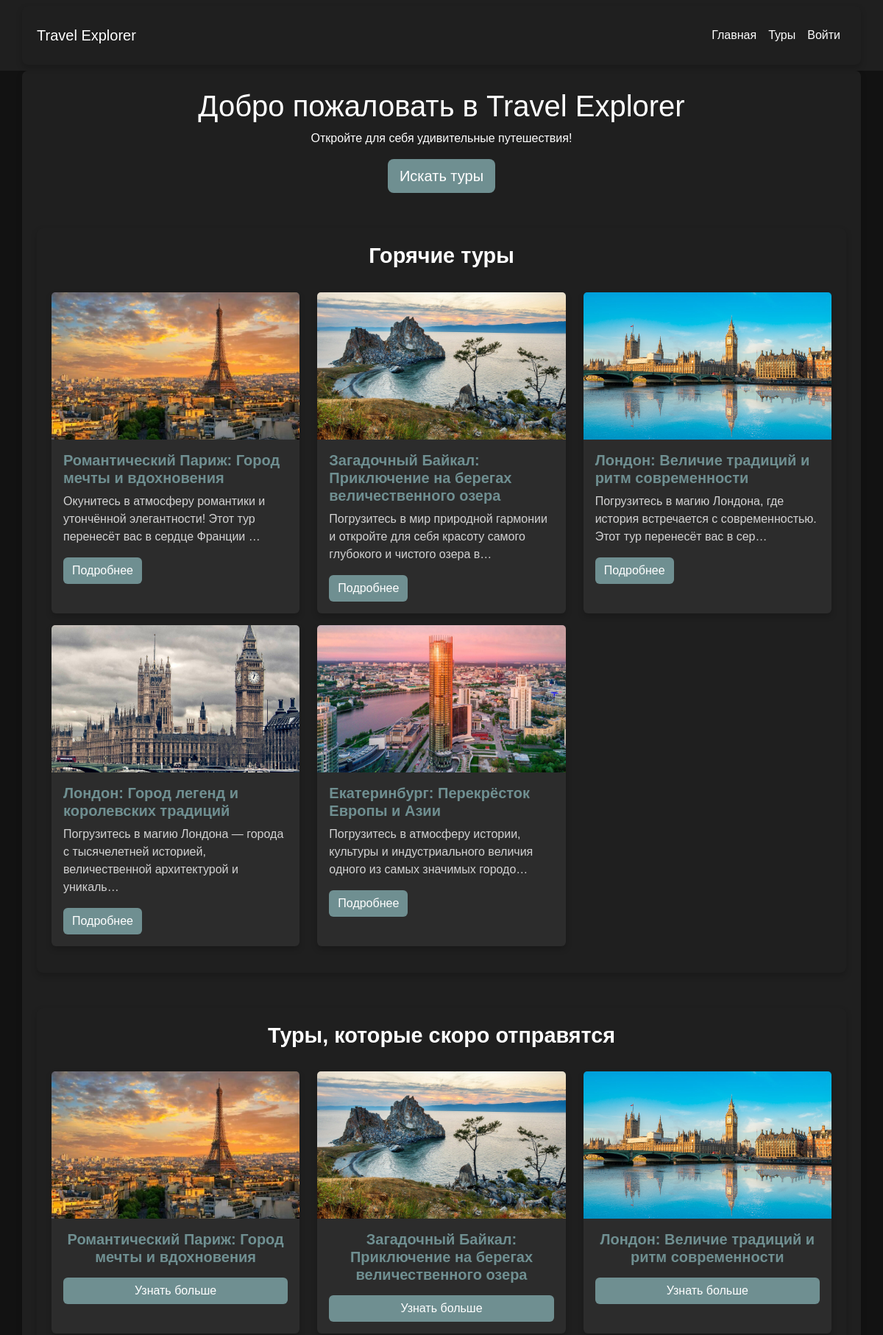
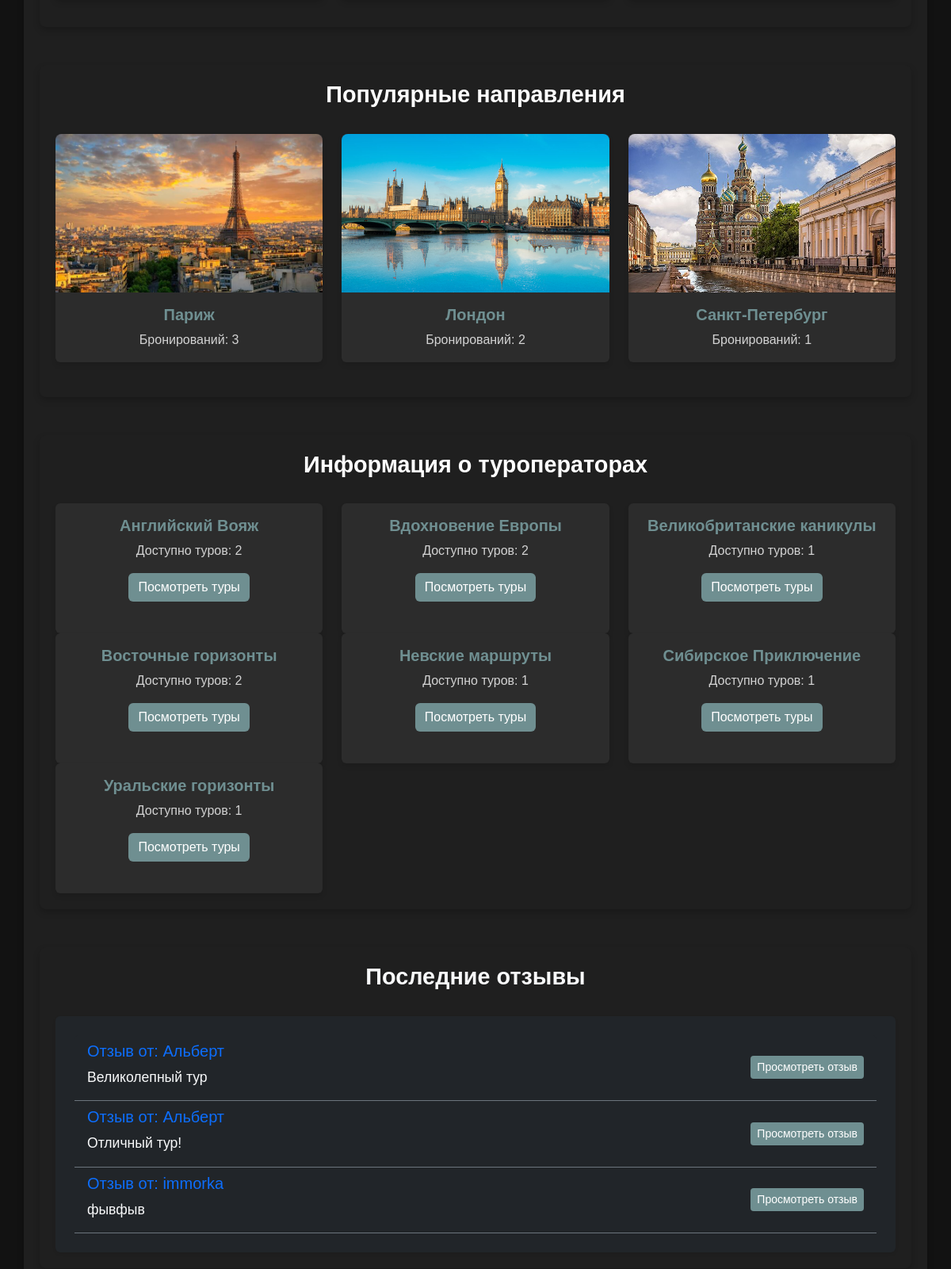
The page / (upper part) on the database its author committed (2 pictures, top to bottom).
### travel/models.py (models this page shows, shortened)
class Tour(models.Model):
    name_tour = models.CharField("Название тура", max_length=255)
    discription_tour = models.TextField("Описание тура")
    price_tour = models.IntegerField("Цена тура", validators=[validate_positive])
    departure = models.CharField("Место отправления", max_length=255)
    destination = models.CharField("Место назначения", max_length=255)
    date_departure = models.DateField("Дата отправления")
    date_return = models.DateField("Дата возвращения")
    operator_tour = models.CharField("Туроператор", max_length=255)
    places_tour = models.IntegerField("Количество мест", validators=[validate_positive])
    history = HistoricalRecords()
    is_hot = models.BooleanField(default=False)
    image = models.ImageField(upload_to='tours/', blank=True, null=True)
    objects = TourManager()
    video_url = models.URLField(
        max_length=255,
        blank=True,
        null=True,
        verbose_name="Ссылка на видеообзор"
    )
    class Meta:
        ordering = ['date_departure']
        verbose_name = "Тур"
        verbose_name_plural = "Туры"
    def get_absolute_url(self):
            return reverse('tour-detail', args=[self.id])

class Review(models.Model):
    id_user = models.ForeignKey(User, verbose_name="Пользователь", on_delete=models.CASCADE, related_name='reviews')
    id_tour = models.ForeignKey(Tour, verbose_name="Тур", on_delete=models.CASCADE, related_name='reviews')
    text_review = models.TextField(max_length=500)
    created_at = models.DateTimeField("Дата создания", auto_now_add=True)
    image = models.ImageField(upload_to='reviews/', blank=True, null=True, verbose_name="Изображение")
    class Meta:
        verbose_name = "Отзыв"
        verbose_name_plural = "Отзывы"

class User(AbstractBaseUser, PermissionsMixin):
    email_user = models.EmailField("Email пользователя", unique=True)
    name_user = models.CharField("Имя пользователя", max_length=255)
    role_user = models.CharField("Роль пользователя", max_length=50)
    number_user = models.CharField("Номер телефона", max_length=15)
    is_staff = models.BooleanField(default=False)
    is_active = models.BooleanField(default=True)
    favorites = models.ManyToManyField(
        'Tour',
        through='Favorite',
        related_name='favorited_by',
        verbose_name="Избранные туры"
    )
    objects = UserManager()
    USERNAME_FIELD = 'email_user'
    REQUIRED_FIELDS = ['name_user']
    class Meta:
        verbose_name = "Пользователь"
        verbose_name_plural = "Пользователи"

### travel/views.py (the view)
# urls.py: path('', views.index, name='index'),
def index(request):
    hot_tours = Tour.objects.hot_tours()
    has_hot_tours = hot_tours.exists()
    latest_tours = Tour.objects.all().order_by('date_departure')[:3]
    operator_data = Tour.objects.values('operator_tour').annotate(tour_count=models.Count('operator_tour'))
    latest_reviews = Review.objects.all().order_by('-created_at')[:3]
    return render(request, 'travel/index.html', {
        'hot_tours': hot_tours,
        'operator_data': operator_data,
        'has_hot_tours': has_hot_tours,
        'latest_tours': latest_tours,
        'latest_reviews': latest_reviews,
    })

### travel/models.py (called while the page is built)
    def hot_tours(self):
        return self.filter(is_hot=True).exclude(operator_tour="Архив")

### travel/templatetags/custom_tags.py (called while the page is built)
@register.simple_tag
def get_popular_destinations(limit=3):
    destinations = (
        Reservation.objects.values('id_tour__destination')
        .annotate(reservation_count=Count('id_tour'))
        .order_by('-reservation_count')[:limit]
    )
    for destination in destinations:
        tour_with_destination = Tour.objects.filter(destination=destination['id_tour__destination']).first()
        destination['image'] = tour_with_destination.image.url if tour_with_destination and tour_with_destination.image else None
        destination['url'] = f"/tours/?destination={destination['id_tour__destination']}"
        destination['destination'] = destination['id_tour__destination']
    return destinations

### travel/templates/travel/index.html (shortened to what this page needs)
{% extends 'travel/base.html' %}
{% load custom_tags %}
{% block content %}
<div class="jumbotron text-center">
    <h1>Добро пожаловать в Travel Explorer</h1>
    <p>Откройте для себя удивительные путешествия!</p>
    <a href="/tours/" class="btn btn-primary btn-lg">Искать туры</a>
</div>
<div class="container mt-5">
    <h2 class="section-title">Горячие туры</h2>
    {% if has_hot_tours %}
        <div class="row">
            {% for tour in hot_tours %}
            <div class="col-md-4 mb-3">
                <div class="card h-100">
                    {% if tour.image %}
                    <img src="{{ tour.image.url }}" class="card-img-top" alt="{{ tour.name_tour }}">
                    {% else %}
                    <img src="https://via.placeholder.com/350x250" alt="Изображение недоступно" class="img-fluid">
                    {% endif %}
                    <div class="card-body">
                        <h5 class="card-title">{{ tour.name_tour }}</h5>
                        <p class="card-text">{{ tour.discription_tour|truncatechars:100 }}</p>
                        <a href="{{ tour.get_absolute_url }}" class="btn btn-outline-primary">Подробнее</a>
                    </div>
                </div>
            </div>
            {% endfor %}
        </div>
    {% else %}
        <p>На данный момент горячих туров нет.</p>
    {% endif %}
</div>
<div class="container mt-5">
    <h2 class="section-title">Туры, которые скоро отправятся</h2>
    <div class="row">
        {% for tour in latest_tours %}
        <div class="col-md-4 mb-3">
            <div class="card h-100">
                {% if tour.image %}
                <img src="{{ tour.image.url }}" class="card-img-top" alt="{{ tour.name_tour }}">
                {% else %}
                <img src="https://via.placeholder.com/350x250" alt="Изображение недоступно" class="img-fluid">
                {% endif %}
                <div class="card-body">
                    <h5 class=" text-center card-title">{{ tour.name_tour }}</h5>
                    <a href="/tour/{{ tour.id }}/" class="btn btn-secondary btn-centered">Узнать больше</a>
                </div>
            </div>
        </div>
        {% endfor %}
    </div>
</div>
<div class="container mt-5 popular-destinations">
    <h2 class="section-title">Популярные направления</h2>
    <div class="row">
        {% get_popular_destinations as popular_destinations %}
        {% for destination in popular_destinations %}
        <div class="col-md-4">
            <div class="card">
                <a href="{{ destination.url }}">
                    <img src="{{ destination.image|default:'https://via.placeholder.com/350x200' }}"
                         class="card-img-top" alt="{{ destination.destination }}">
                </a>
                <div class="card-body text-center">
                    <h5 class="card-title">{{ destination.destination }}</h5>
                    <p class="card-text">Бронирований: {{ destination.reservation_count }}</p>
                </div>
            </div>
        </div>
        {% endfor %}
    </div>
</div>
<div class="container mt-5 operator-info">
    <h2 class="section-title">Информация о туроператорах</h2>
    <div class="row carta">
        {% for operator in operator_data %}
        <div class="col-md-4">
            <div class="card h-100">
                <div class="card-body">
                    <h5 class="card-title">{{ operator.operator_tour }}</h5>
                    <p class="card-text">Доступно туров: {{ operator.tour_count }}</p>
                    <a href="{% url 'operator_tours' operator.operator_tour %}" class="btn btn-primary">Посмотреть туры</a>
                </div>
            </div>
        </div>
        {% endfor %}
    </div>
</div>
<div class="container mt-5">
    <h2 class="section-title text-light">Последние отзывы</h2>
    <div class="card bg-dark text-light shadow-sm p-4">
        {% if latest_reviews %}
            <ul class="list-group list-group-flush">
                {% for review in latest_reviews %}
                <li class="list-group-item bg-dark text-light border-secondary d-flex justify-content-between align-items-center">
                    <div>
                        <h5 class="text-primary">Отзыв от: {{ review.id_user.name_user }}</h5>
                        <p class="mb-2 text-truncate" style="max-width: 400px;">{{ review.text_review }}</p>
                    </div>
                    <button
                        class="btn btn-outline-light btn-sm"
                        data-bs-toggle="modal"
                        data-bs-target="#reviewModal{{ review.id }}">
                        Просмотреть отзыв
                    </button>
                </li>
                {% endfor %}
            </ul>
        {% else %}
            <p class="text-light">Отзывов пока нет. Будьте первым, кто оставит отзыв!</p>
        {% endif %}
    </div>
</div>
{% endblock %}

### travel/templates/travel/index.html (style rules this page uses)
.card-img-top { width: 100%; height: 200px; object-fit: cover; }
.btn-centered { display: block; margin: 0 auto; }
.section-title { text-align: center; margin-bottom: 2rem; font-size: 1.8rem; font-weight: bold; }
.popular-destinations .card, .operator-info .card { margin-bottom: 1.5rem; border: none; box-shadow: 0 4px 6px rgba(0, 0, 0, 0.1); }
.popular-destinations img, .operator-info img { width: 100%; height: 200px; object-fit: cover; border-radius: 0.5rem 0.5rem 0 0; }
.operator-info .card-body { text-align: center; }
.list-group-item { font-size: 1.1rem; display: flex; justify-content: space-between; align-items: center; }
.operator-info { padding:100px; }

### travel/templates/travel/base.html (style rules this page uses)
body { background-color: #121212; color: #ffffff; font-family: Arial, sans-serif; }
.container { background-color: #1f1f1f; padding: 20px; border-radius: 8px; box-shadow: 0 4px 8px rgba(0, 0, 0, 0.2); }
.btn { background-color:rgb(111, 143, 145); color: #ffffff; border: none; transition: background-color 0.3s; }
h1, h2, h5 { color: #ffffff; }
.card { background-color: #2c2c2c; color: #ffffff; border: none; box-shadow: 0 4px 8px rgba(0, 0, 0, 0.2); }
.card-title { font-weight: bold; color: rgb(111, 143, 145); }
.card-text { color: #d3d3d3; }
a { color: #4caf50; }

### rows shown on the page
Tour: image (picture), name_tour "Романтический Париж: Город мечты и вдохновения", discription_tour "Окунитесь в атмосферу романтики и утончённой элегантности! Этот тур перенесёт вас в сердце Франции …"
Tour: image (picture), name_tour "Загадочный Байкал: Приключение на берегах величественного озера", discription_tour "Погрузитесь в мир природной гармонии и откройте для себя красоту самого глубокого и чистого озера в…", operator_tour "Сибирское Приключение", tour_count "1"
Tour: image (picture), name_tour "Лондон: Величие традиций и ритм современности", discription_tour "Погрузитесь в магию Лондона, где история встречается с современностью. Этот тур перенесёт вас в сер…"
Tour: image (picture), name_tour "Лондон: Город легенд и королевских традиций", discription_tour "Погрузитесь в магию Лондона — города с тысячелетней историей, величественной архитектурой и уникаль…"
Tour: image (picture), name_tour "Екатеринбург: Перекрёсток Европы и Азии", discription_tour "Погрузитесь в атмосферу истории, культуры и индустриального величия одного из самых значимых городо…", operator_tour "Уральские горизонты", tour_count "1"
Review: id_user.name_user "Альберт", text_review "Великолепный тур"
Review: id_user.name_user "Альберт", text_review "Отличный тур!"
Review: id_user.name_user "immorka", text_review "фывфыв"

### other values the page prints
{{ destination.destination }} "Париж" "Лондон" "Санкт-Петербург"
{{ destination.reservation_count }} "3" "2" "1"
{{ operator.operator_tour }} "Английский Вояж" "Вдохновение Европы" "Великобританские каникулы" "Восточные горизонты" "Невские маршруты"
{{ operator.tour_count }} "2" "2" "1" "2" "1"
